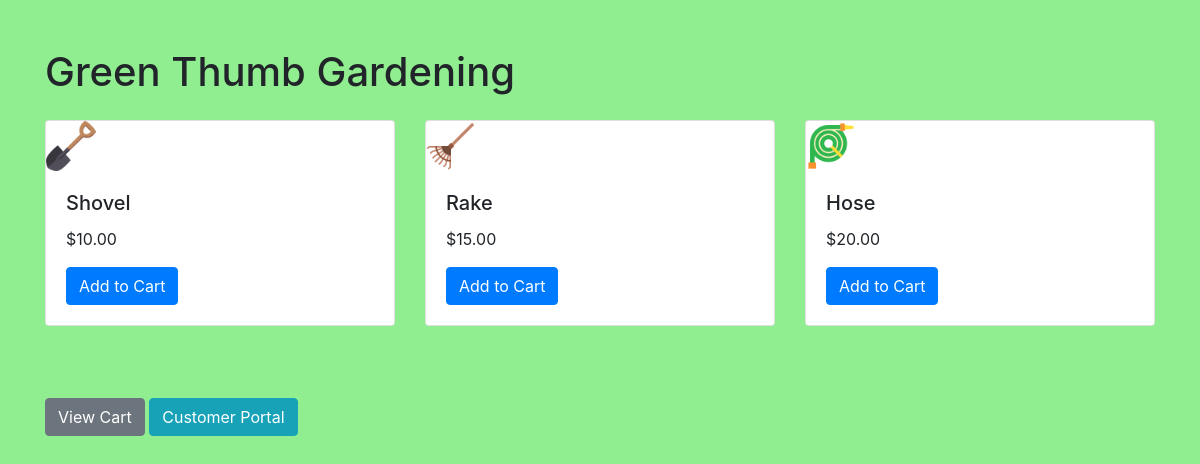
The page / on the database its author committed.
### database.py (models this page shows)
class Product(db.Model):
    id = db.Column(db.Integer, primary_key=True)
    name = db.Column(db.String(100), nullable=False)
    price = db.Column(db.Float, nullable=False)
    qty = db.Column(db.Integer, default=50)
    image = db.Column(db.String(100), nullable=False)

### main.py (the view)
@app.route('/')
def home():
    if 'cart' not in session or not isinstance(session['cart'], dict):
        session['cart'] = {}  # Ensure cart is a dictionary
    products = Product.query.all()
    return render_template('index.html', products=products)

### templates/index.html (shortened to what this page needs)
<!DOCTYPE html>
<html lang="en">
<head>
    <link rel="stylesheet" href="https://maxcdn.bootstrapcdn.com/bootstrap/4.5.2/css/bootstrap.min.css">
    <link rel="stylesheet" href="{{ url_for('static', filename='styles.css') }}">
</head>
<body>
    <div class="container">
        <h1 class="mt-5">Green Thumb Gardening</h1>
        <div class="row mt-4">
            {% for product in products %}
            <div class="col-md-4">
                <div class="card mb-4">
                    <img src="{{ url_for('static', filename='images/' + product.image) }}" class="card-img-top product-image" alt="{{ product.name }}">
                    <div class="card-body">
                        <h5 class="card-title">{{ product.name }}</h5>
                        <p class="card-text">${{ "%.2f"|format(product.price) }}</p>
                        <a href="{{ url_for('add_to_cart', product_id=product.id) }}" class="btn btn-primary">Add to Cart</a>
                    </div>
                </div>
            </div>
            {% endfor %}
        </div>
        <nav class="mt-5">
            <a href="{{ url_for('cart') }}" class="btn btn-secondary">View Cart</a>
            <a href="{{ url_for('portal') }}" class="btn btn-info">Customer Portal</a>
        </nav>
    </div>
</body>
</html>

### static/styles.css (style rules this page uses)
.product-image { width: 50px; height: auto; max-height: 50px; object-fit: cover; }
body { background-color: lightgreen; }

### rows shown on the page
Product: image (picture), name "Shovel", price "10.00"
Product: image (picture), name "Rake", price "15.00"
Product: image (picture), name "Hose", price "20.00"
